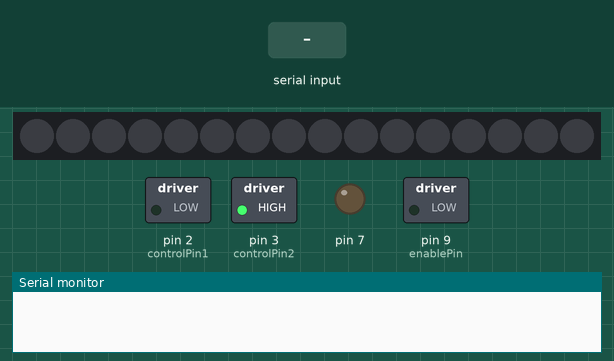
This sketch was run on a simulated Arduino Uno, built with avr-gcc and run on an emulated ATmega328P. Shown: 16 RGB LEDs in strip order, left to right, switched loads named in the sketch (green lamp = pin HIGH), output pins drawn as LEDs (lit = HIGH), the last lines printed to the serial monitor. The test bench sets the inputs (shaded band). Random numbers use the default seed unless the sketch sets one.

Above: at 1.2 s.
1.3 s: "d:45\n" received over Serial
At 1.45 s:
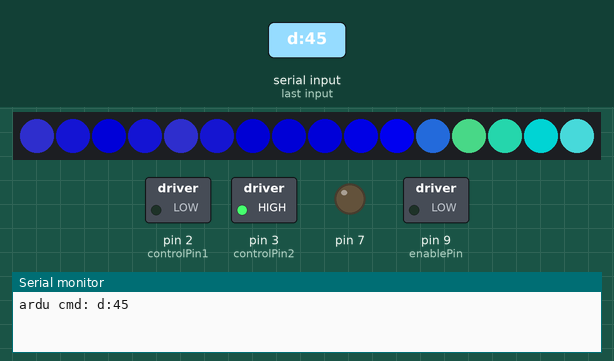
4.3 s: "d:45\n" received over Serial
At 4.46 s:
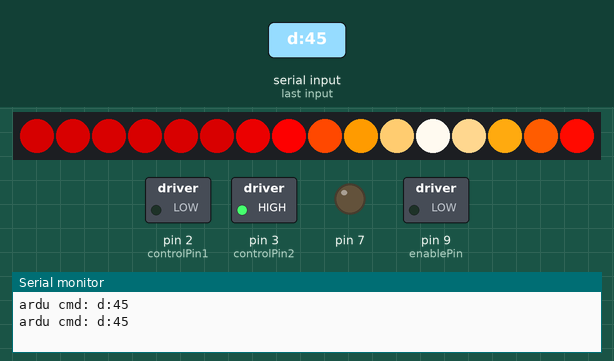
7.3 s: "d:45\n" received over Serial
At 7.46 s:
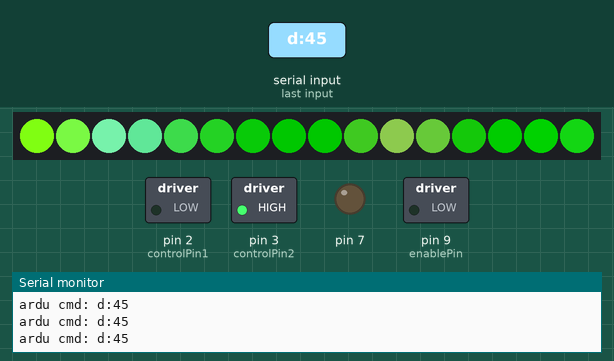
10.3 s: "d:45\n" received over Serial
At 10.46 s:
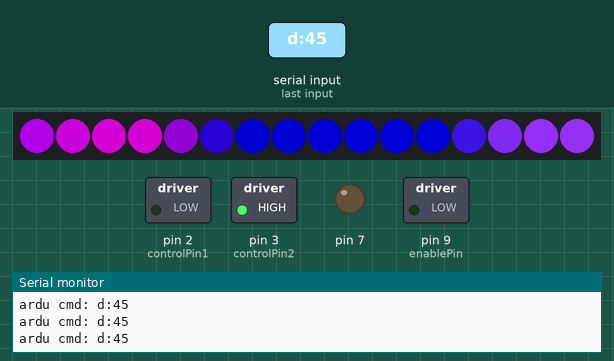
Timing chart, 0 to 13.3 s (numbered marks = the images above; inputs shaded):
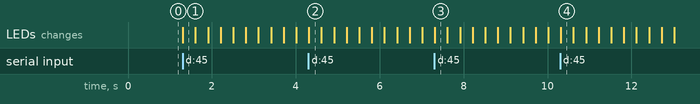

Measured:
- after the input at 1.3 s, the LEDs: change at once (image 1)

The sketch:

jellyfish_lightMotor.ino
```cpp
#include <FastLED.h>
#define NUM_LEDS 16
#define DATA_PIN 5 //light

int controlPin1 = 2;
int controlPin2 = 3;

int enablePin = 9;
int potPin = A0;

int motorSpeed = 0;

int lightStep = 0;
int paletteFast = 0;
int paletteSlow = 0;

CRGB leds[NUM_LEDS]; // 定义CRGB的led等数组

String serialRead;
String start;
String num;
String value;

boolean d2 = false;
boolean d3 = false;
boolean d4 = false;
int clickD4 = 0;

int hue = 130;
int bright = 255;

CRGBPalette16 tempPalette;
int tempi = 0;
CRGBPalette16 purpleBlue = CRGBPalette16(
CRGB::DarkBlue,CRGB::DarkBlue, CRGB::DarkViolet, CRGB::DarkViolet,
CRGB::Purple, CRGB::Purple, CRGB::Navy, CRGB::Navy,
CRGB::DarkBlue, CRGB::DarkBlue, CRGB::BlueViolet, CRGB::BlueViolet,
CRGB::Purple, CRGB::Purple, CRGB::MidnightBlue, CRGB::MidnightBlue );

CRGBPalette16 paList[] = {
  OceanColors_p,
  LavaColors_p,
  ForestColors_p,
  purpleBlue
  };

void setup() {
  Serial.begin(9600);
   FastLED.addLeds<NEOPIXEL, DATA_PIN>(leds, NUM_LEDS);
   FastLED.setBrightness(bright);


  pinMode(controlPin1,OUTPUT);
  pinMode(controlPin2,OUTPUT);
  pinMode(enablePin, OUTPUT);

  digitalWrite(enablePin,LOW);

  digitalWrite(controlPin2,HIGH);
  digitalWrite(controlPin1,LOW);

  Serial.begin(9600);


  pinMode(7,OUTPUT);
}

void loop() {
digitalWrite(7,LOW);

  if(Serial.available()>0){
//     serialRead = Serial.readString();
      char nextChar;
      byte readByte;
     do {
      readByte = Serial.read();
//      Serial.println(readByte);
      nextChar = readByte;
      if (readByte != 255) serialRead += nextChar;

      if (nextChar == 'd') serialRead = "d";
      if (nextChar == 'a') serialRead = "a";
     } while (nextChar != '\n' && nextChar != '\0' && readByte != 255);
//    Serial.println(serialRead);


    if(serialRead.length() >=5 ){
      if (nextChar == '\n') {
      Serial.println("ardu cmd: "+serialRead);
       split(serialRead);
      if(start.equals(String('a'))){
        if(num.equals(String('1'))){
          Serial.println("a1");
        }
        else if(num.equals(String('2'))){
            bright = (value.toInt())/50;
            FastLED.setBrightness(bright);

        }else if(num.equals(String('3'))){
            motorSpeed = (value.toInt())/100;
            analogWrite(enablePin,motorSpeed);

        }
        serialRead = "";
      }else if(start.equals(String('d'))){
        switch (num.charAt(0)) {
          case '1':
            //  code
            //random hue
              hue = random(0,256);
              serialRead = "";
             break;
          case '2':
              d4 = false;
              d3 = false;
              d2 = !d2;
              serialRead = "";
             break;
          case '3':
            //  code
              d4 = false;
              d2 = false;
              d3 = !d3;
              serialRead = "";
             break;
          case '4':
              d4 = true;
              d2 = false;
              d3 = false;
              tempPalette = paList[tempi];
              tempi = (tempi+1)%4;

              serialRead = "";
        }
      }
    }

    }


  }


  if(d3){
    //rainble mode
    rainbow();
  }else if(d4){

        fill_palette(leds,NUM_LEDS,paletteSlow,8,tempPalette,255,LINEARBLEND);
        FastLED.show();
        paletteFast = (paletteFast + 2) % 256;
        if(paletteFast % 24 == 0){
          paletteSlow++;
        }

  }
  else{
    if(d2)
     oneLightCircle();
    else if(!d3 && d2){
     oneLightCircle();
    }
  }

}


void split(String str){
  int index = str.indexOf(':');
  start = str.substring(0,index);
  String temp = str.substring(index+1,str.length());
  index = temp.indexOf(':');
  num = temp.substring(0,index);
  value = temp.substring(index+1,temp.length());
}

void oneLightCircle(){
  for(int i = 0; i < NUM_LEDS; i++ ) {
    leds[i] = CHSV( hue , 255, bright);
    FastLED.show();
    delay(100);
    leds[i] = CRGB::Black;
    FastLED.show();
    delay(10);
  }
}

void rainbow(){

    for (int i = 0; i < NUM_LEDS; i++) {
      leds[i] = CHSV( (lightStep + (255 / NUM_LEDS) * i), 255, bright); //用HSV色彩空间，不断改变H即可
      FastLED.show();
    }
    lightStep = (lightStep + 2) % 256;
//    delay(1);
//    h = (h + 2) % 255;

}
```
